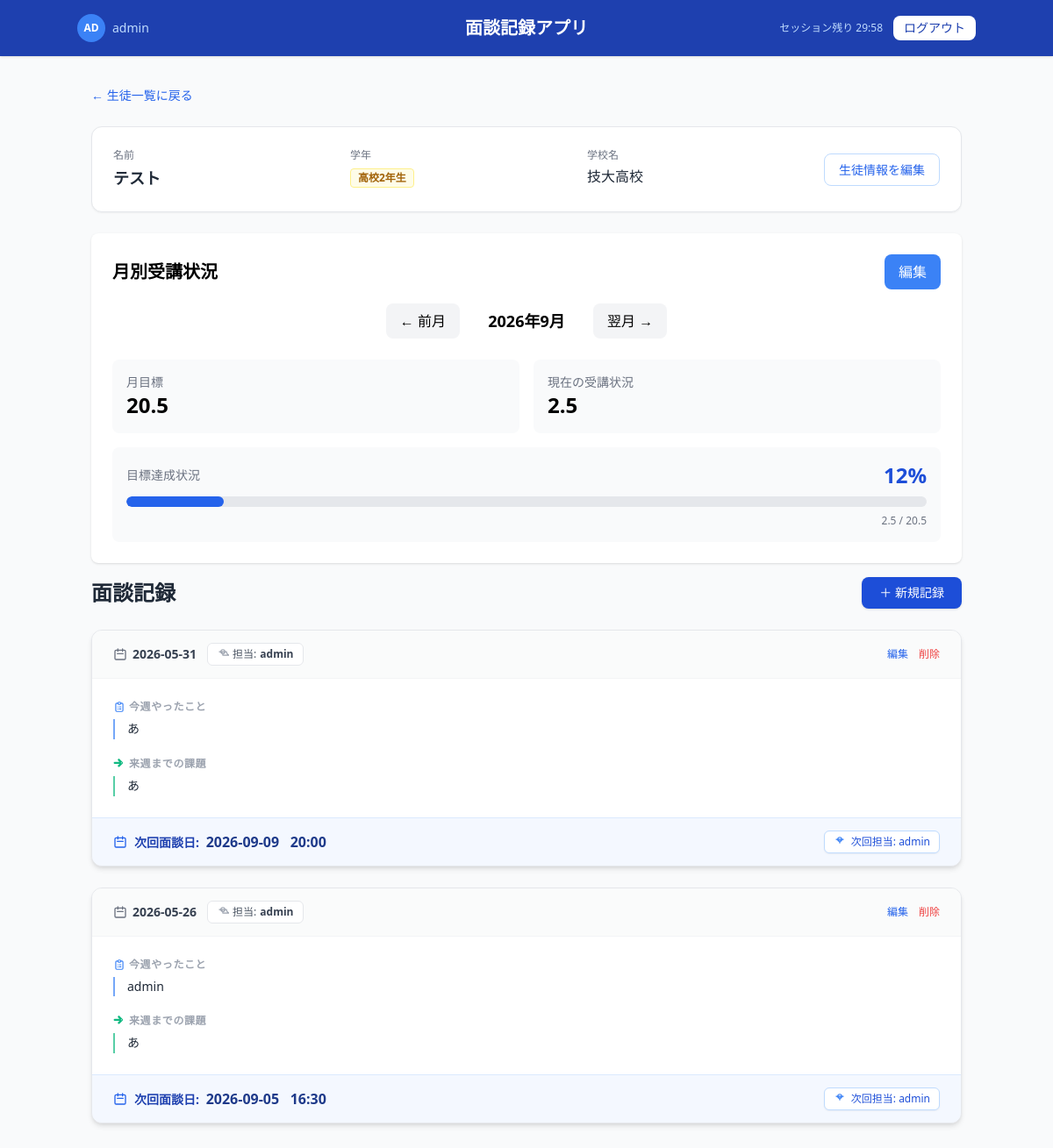
Before: /student/2 (signed in) with the older database file.
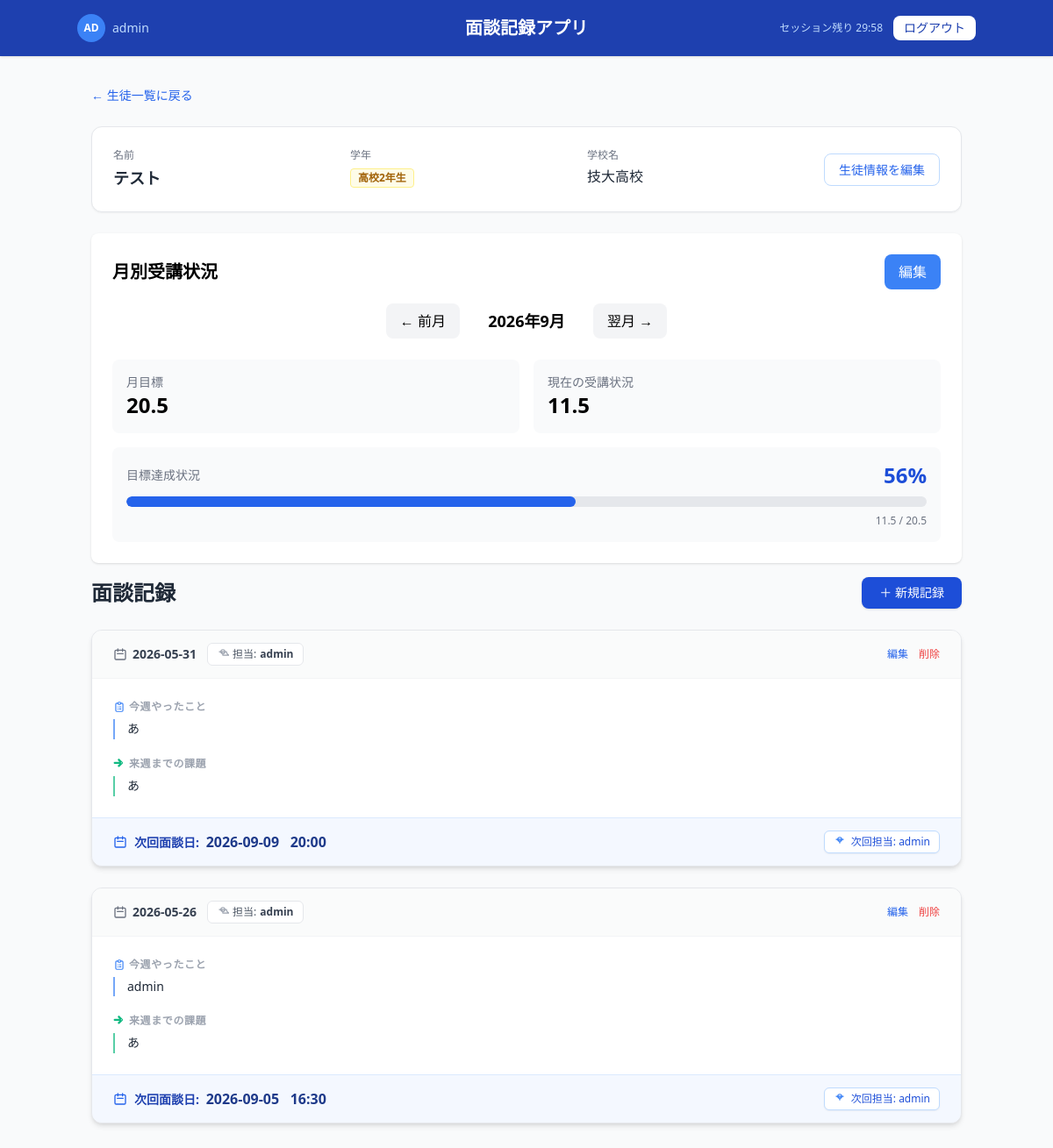
After: the same page with the newer database file.
### app.py (models this page shows)
class MonthlyProgress(db.Model):
    id = db.Column(db.Integer, primary_key=True)
    student_id = db.Column(db.Integer, db.ForeignKey('student.id'), nullable=False)
    month = db.Column(db.String(7), nullable=False)  # YYYY-MM
    monthly_goal = db.Column(db.Float)
    current_progress = db.Column(db.Float)
    student = db.relationship(
        'Student',
        backref=db.backref('monthly_progresses', lazy=True)
    )
    __table_args__ = (
        db.UniqueConstraint('student_id', 'month', name='unique_student_month'),
    )

### app.py (the view)
@app.route('/student/<int:student_id>')
@login_required
def student_detail(student_id):
    student = Student.query.get_or_404(student_id)
    current_month_date = datetime.now().replace(day=1)
    current_month = current_month_date.strftime('%Y-%m')
    selected_month = request.args.get('month', current_month)
    try:
        selected_month_date = datetime.strptime(selected_month, '%Y-%m')
    except ValueError:
        selected_month_date = current_month_date
        selected_month = current_month
    prev_month_date = selected_month_date - timedelta(days=1)
    prev_month_date = prev_month_date.replace(day=1)
    prev_month = prev_month_date.strftime('%Y-%m')
    next_month_date = selected_month_date.replace(day=28) + timedelta(days=4)
    next_month_date = next_month_date.replace(day=1)
    next_month = next_month_date.strftime('%Y-%m')
    monthly_progress = MonthlyProgress.query.filter_by(
        student_id=student.id,
        month=selected_month
    ).first()
    achievement_rate = None
    if monthly_progress:
        if (
            monthly_progress.monthly_goal is not None
            and monthly_progress.monthly_goal > 0
            and monthly_progress.current_progress is not None
        ):
            achievement_rate = (
                monthly_progress.current_progress
                / monthly_progress.monthly_goal
                * 100
            )
    monthly_progresses = MonthlyProgress.query.filter_by(
        student_id=student.id
    ).order_by(
        MonthlyProgress.month.desc()
    ).all()
    records = Record.query.filter_by(
        student_id=student.id
    ).order_by(
        Record.date.desc()
    ).all()
    return render_template(
        'detail.html',
        student=student,
        records=records,
        monthly_progress=monthly_progress,
        achievement_rate=achievement_rate,
        selected_month=selected_month,
        prev_month=prev_month,
        next_month=next_month
    )

### app.py (called while the page is built)
@app.template_filter('grade_color')
def grade_color_filter(grade_str):
    now = datetime.now()
    year = now.year
    if now.month < 4:  # 1月〜3月は前年度として扱う
        year -= 1
    grade_num = 1
    if "2" in grade_str:
        grade_num = 2
    elif "3" in grade_str:
        grade_num = 3
    entrance_year = year - (grade_num - 1)
    color_index = entrance_year % 3
    if color_index == 1:
        return "bg-red-50 border-red-200 text-red-700"          # 赤系
    elif color_index == 0:
        return "bg-yellow-50 border-yellow-200 text-yellow-700"  # 黄系
    else:
        return "bg-blue-50 border-blue-200 text-blue-700"        # 青系

@login_manager.user_loader
def load_user(user_id):
    return User.query.get(int(user_id))

### templates/detail.html (shortened to what the changed rows need)
<!DOCTYPE html>
<html lang="ja">
<head>
    <script src="https://cdn.tailwindcss.com"></script>
</head>
<body class="bg-gray-50 min-h-screen">
    <header class="bg-blue-800 text-white px-6 py-4 shadow">
        <div class="flex items-center justify-between max-w-5xl mx-auto">
            <h1 class="text-xl font-semibold absolute left-1/2 transform -translate-x-1/2">
                面談記録アプリ
            </h1>
        </div>
    </header>
    <main class="max-w-5xl mx-auto px-4 py-8">
        <div class="bg-white rounded-lg shadow p-6 mt-6">
            <div class="flex items-center justify-between mb-4">
                <h2 class="text-xl font-bold">
                    月別受講状況
                </h2>
            </div>
            {% if monthly_progress %}
                <div class="grid grid-cols-1 md:grid-cols-2 gap-4">
                    <div class="bg-gray-50 rounded-lg p-4">
                        <p class="text-sm text-gray-500">
                            月目標
                        </p>
                        <p class="text-2xl font-bold">
                            {{ monthly_progress.monthly_goal if monthly_progress.monthly_goal is not none else '-' }}
                        </p>
                    </div>
                    <div class="bg-gray-50 rounded-lg p-4">
                        <p class="text-sm text-gray-500">
                            現在の受講状況
                        </p>
                        <p class="text-2xl font-bold">
                            {{ monthly_progress.current_progress if monthly_progress.current_progress is not none else '-' }}
                        </p>
                    </div>
                </div>
                <div class="bg-gray-50 rounded-lg p-4 mt-4">
                    <div class="flex items-center justify-between mb-2">
                        <p class="text-sm text-gray-500">
                            目標達成状況
                        </p>
                        {% if achievement_rate is not none %}
                            <p class="text-2xl font-bold text-blue-700">
                                {{ achievement_rate|round|int }}%
                            </p>
                        {% else %}
                            <p class="text-2xl font-bold text-gray-400">
                                -
                            </p>
                        {% endif %}
                    </div>
                    {% if achievement_rate is not none %}
                        <div class="w-full bg-gray-200 rounded-full h-3 overflow-hidden">
                            <div
                                class="bg-blue-600 h-3 rounded-full transition-all duration-500"
                                style="width: {{ achievement_rate if achievement_rate < 100 else 100 }}%;"
                            ></div>
                        </div>
                        <p class="text-xs text-gray-500 mt-2 text-right">
                            {{ monthly_progress.current_progress }}
                            /
                            {{ monthly_progress.monthly_goal }}
                        </p>
                    {% endif %}
                </div>
            {% else %}
                <div class="text-center text-gray-500 py-6">
                    この月の受講状況はまだ登録されていません。
                </div>
            {% endif %}
        </div>
        <div class="flex items-center justify-between mt-4 mb-6">
            <h2 class="text-2xl font-semibold text-gray-800">
                面談記録
            </h2>
        </div>
    </main>
</body>
</html>

Changed rows visible on the page:
changed MonthlyProgress: current_progress "2.5" → "11.5"
Other visible differences:
{{ achievement_rate|round|int }}: "12" → "56"
{{ achievement_rate if achievement_rate < 100 else 100 }}: 12.195121951219512 → 56.09756097560976 (drawn)
